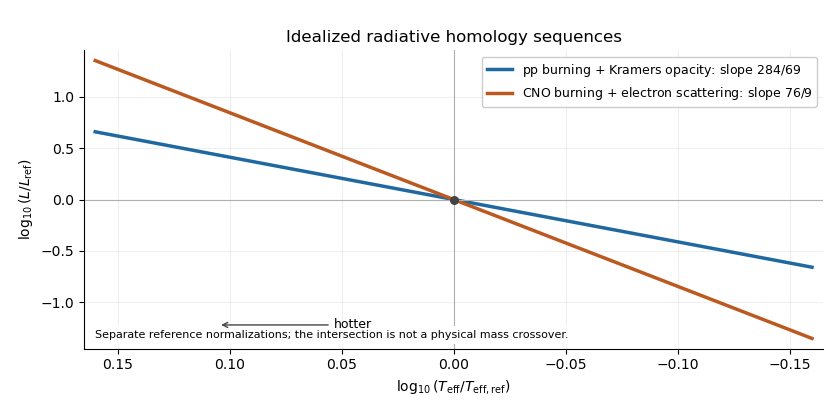

Source code (Python):
"""Formal HR slopes, Python 3.14 and root Matplotlib/NumPy dependencies.
Writes one opaque basename PNG to cwd; Make chooses the final _media cwd.
"""
import matplotlib
matplotlib.use('Agg')
import matplotlib.pyplot as plt
import numpy as np
x=np.linspace(-.16,.16,200)
fig,ax=plt.subplots(figsize=(8.4,4.2),dpi=100,facecolor='white')
ax.set_facecolor('white')
ax.plot(x,(284/69)*x,lw=2.5,color='#2069a0',label=r'pp burning + Kramers opacity: slope $284/69$')
ax.plot(x,(76/9)*x,lw=2.5,color='#bb5920',label=r'CNO burning + electron scattering: slope $76/9$')
ax.axhline(0,lw=.8,color='#b0b0b0');ax.axvline(0,lw=.8,color='#b0b0b0')
ax.scatter([0],[0],s=30,color='#444444',zorder=4)
ax.set(xlim=(.165,-.165),ylim=(-1.45,1.45),xlabel=r'$\log_{10}(T_{\rm eff}/T_{\rm eff,ref})$',ylabel=r'$\log_{10}(L/L_{\rm ref})$')
ax.set_title('Idealized radiative homology sequences',fontsize=12)
ax.grid(alpha=.2);ax.legend(loc='upper right',fontsize=9,framealpha=1)
ax.text(.015,.035,'Separate reference normalizations; the intersection is not a physical mass crossover.',transform=ax.transAxes,fontsize=8,bbox=dict(facecolor='white',edgecolor='none',pad=3))
ax.annotate('hotter',xy=(.105,-1.22),xytext=(.045,-1.22),ha='center',va='center',fontsize=9,arrowprops=dict(arrowstyle='->',color='#444444'))
ax.spines[['top','right']].set_visible(False)
fig.subplots_adjust(left=.1,right=.98,bottom=.17,top=.88)
fig.savefig('paper-317-radiative-homology.png',dpi=100,facecolor='white',transparent=False)
plt.close(fig)
